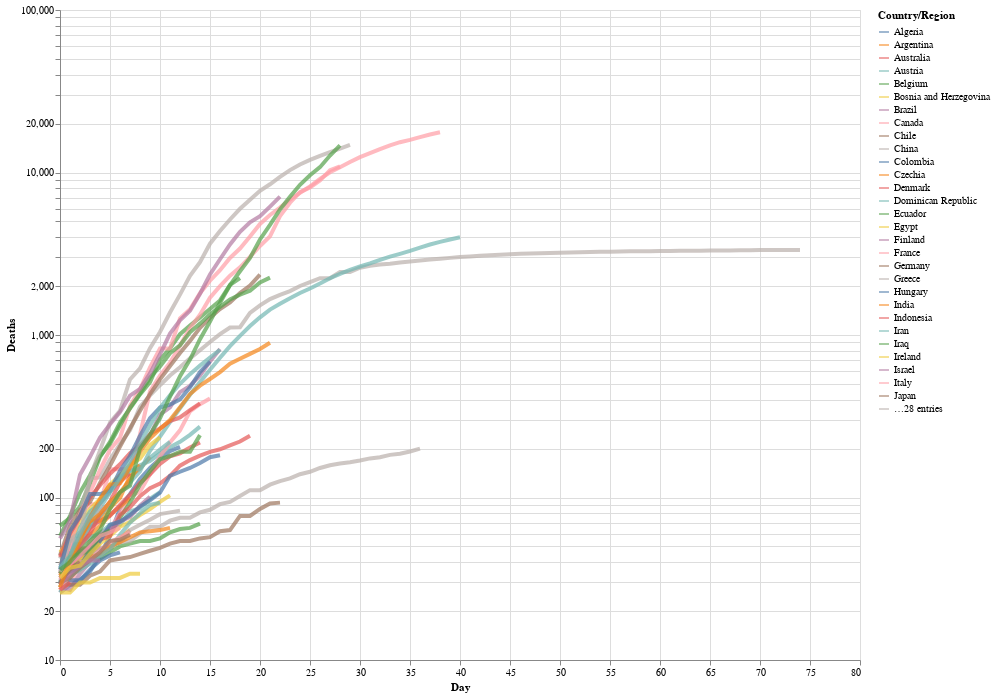

Notebook code for this chart:
### Markdown cell above
It's great that we could add that useful hover tooltip with one line of code `tooltip=['Country/Region', 'Day','Deaths']`, particularly as it adds such information rich interaction to the chart.
One useful aspect of the NYTimes chart was that, when you hovered over a particular curve, it made it stand out against the other. We're going to do something similar here: in the resulting chart, when you click on a curve, the others turn grey.

**Note:** When first attempting to build this chart, I discovered [here](https://github.com/altair-viz/altair/issues/1552) that "multiple conditional values in one encoding are not allowed by the Vega-Lite spec," which is what Altair uses. For this reason, we build the chart, then an overlay, and then combine them.

### Code cell
# Selection tool Country/Region:N, N means names
selection = alt.selection_single(fields=['Country/Region'])

# Color change when clicked
#color = ___


# Base altair plot 
base = alt.Chart(deaths_long).mark_line(strokeWidth=4, opacity=0.7).encode(
    x=alt.X('Day'),
    y=alt.Y('Deaths', scale=alt.Scale(type='log')),
    color='Country/Region',
    tooltip=['Country/Region', 'Day','Deaths']
).properties(
    width=800,
    height=650
)

# Chart
chart = base.encode(
  color=alt.condition(selection, 'Country/Region:N', alt.value('lightgray'))
).add_selection(
  selection
)
    
# Overlay
overlay = base.encode(
    color='Country/Region',
  opacity=alt.value(0.5),
  tooltip=['Country/Region:N', 'Name:N']
).transform_filter(
  selection
)

# Sum em up!
chart

### Figure 1 — Vega-Lite specification as saved in the notebook (floating-point values rounded to 4 significant figures; data arrays with more than 128 entries replaced by an {"elided": "..."} marker saying what was removed)
{"config": {"view": {"continuousWidth": 400, "continuousHeight": 300}}, "data": {"name": "data-1d71bef2f5adc50457a9d24a5426ecbe"}, "mark": {"type": "line", "opacity": 0.7, "strokeWidth": 4}, "encoding": {"color": {"condition": {"type": "nominal", "field": "Country/Region", "selection": "selector003"}, "value": "lightgray"}, "tooltip": [{"type": "nominal", "field": "Country/Region"}, {"type": "quantitative", "field": "Day"}, {"type": "quantitative", "field": "Deaths"}], "x": {"type": "quantitative", "field": "Day"}, "y": {"type": "quantitative", "field": "Deaths", "scale": {"type": "log"}}}, "height": 650, "selection": {"selector003": {"type": "single", "fields": ["Country/Region"]}}, "width": 800, "$schema": "https://vega.github.io/schema/vega-lite/v4.8.1.json", "datasets": {"data-1d71bef2f5adc50457a9d24a5426ecbe": {"elided": "837 records"}}}
